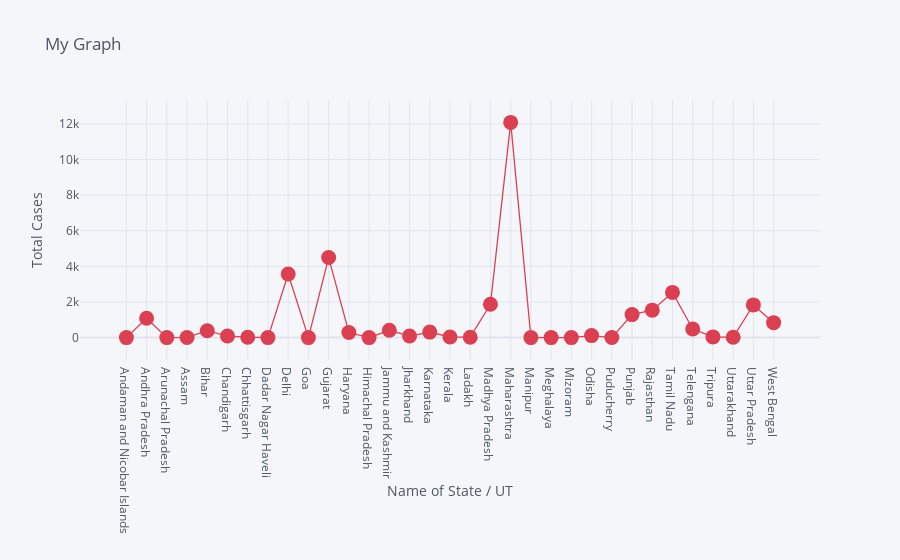

Here is the notebook cell this chart was saved with:
### Code cell
df.iplot(kind='scatter',x='Name Of State/UT',y='total Active cases',
         mode='markers+lines',title='My Graph',xTitle='Name of State / UT',yTitle='Total Cases',colors='red',size=15)

### Figure 1 — Plotly figure (JSON) as saved in the notebook; plotly's stock layout.template omitted (floating-point values rounded to 4 significant figures)
{"data": [{"line": {"color": "rgba(219, 64, 82, 1.0)", "dash": "solid", "shape": "linear", "width": 1.3}, "marker": {"size": 15, "symbol": "circle"}, "mode": "markers+lines", "name": "total Active cases", "text": "", "type": "scatter", "x": ["Andaman and Nicobar Islands", "Andhra Pradesh", "Arunachal Pradesh", "Assam", "Bihar", "Chandigarh", "Chhattisgarh", "Dadar Nagar Haveli", "Delhi", "Goa", "Gujarat", "Haryana", "Himachal Pradesh", "Jammu and Kashmir", "Jharkhand", "Karnataka", "Kerala", "Ladakh", "Madhya Pradesh", "Maharashtra", "Manipur", "Meghalaya", "Mizoram", "Odisha", "Puducherry", "Punjab", "Rajasthan", "Tamil Nadu", "Telengana", "Tripura", "Uttarakhand", "Uttar Pradesh", "West Bengal"], "y": [1, 1092, 0, 10, 390, 89, 23, 1, 3572, 0, 4496, 286, 2, 413, 89, 311, 36, 24, 1873, 12089, 0, 1, 1, 114, 3, 1293, 1544, 2540, 482, 41, 21, 1837, 840]}], "layout": {"legend": {"bgcolor": "#F5F6F9", "font": {"color": "#4D5663"}}, "paper_bgcolor": "#F5F6F9", "plot_bgcolor": "#F5F6F9", "title": {"font": {"color": "#4D5663"}, "text": "My Graph"}, "xaxis": {"gridcolor": "#E1E5ED", "showgrid": true, "tickfont": {"color": "#4D5663"}, "title": {"font": {"color": "#4D5663"}, "text": "Name of State / UT"}, "zerolinecolor": "#E1E5ED"}, "yaxis": {"gridcolor": "#E1E5ED", "showgrid": true, "tickfont": {"color": "#4D5663"}, "title": {"font": {"color": "#4D5663"}, "text": "Total Cases"}, "zerolinecolor": "#E1E5ED"}}}
